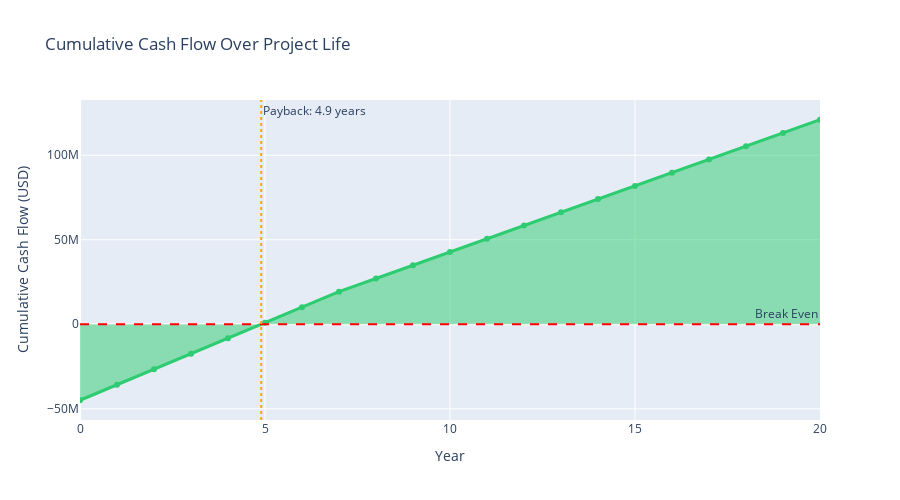

Notebook code for this chart:
### Code cell
def calculate_project_npv(capex, annual_revenue, annual_variable_costs, 
                          discount_rate, project_life, 
                          annual_fixed_costs=0, tax_rate=0.21):
    """
    Calculate NPV and IRR with more detailed cash flow model
    
    Parameters match actual thesis financial structure
    """
    
    # Year 0: Capital investment
    cash_flows = [-capex]
    
    # Years 1-20: Operating cash flows
    for year in range(1, project_life + 1):
        # Revenue
        revenue = annual_revenue
        
        # Costs
        variable_cost = annual_variable_costs
        fixed_cost = annual_fixed_costs
        
        # EBITDA
        ebitda = revenue - variable_cost - fixed_cost
        
        # Depreciation (simplified - straight line over 7 years)
        if year <= 7:
            depreciation = capex / 7
        else:
            depreciation = 0
        
        # EBIT
        ebit = ebitda - depreciation
        
        # Taxes
        taxes = max(0, ebit * tax_rate)
        
        # Net Income
        net_income = ebit - taxes
        
        # Cash Flow = Net Income + Depreciation (add back non-cash)
        cash_flow = net_income + depreciation
        
        cash_flows.append(cash_flow)
    
    # Calculate NPV
    npv_calc = npf.npv(discount_rate, cash_flows)
    
    # Calculate IRR
    try:
        irr_calc = npf.irr(cash_flows) * 100
    except:
        irr_calc = None
    
    # Simple payback
    cumulative = -capex
    payback_year = None
    for year in range(1, project_life + 1):
        cumulative += cash_flows[year]
        if cumulative >= 0 and payback_year is None:
            previous_cumulative = cumulative - cash_flows[year]  # Balance before this year
            fraction_of_year = abs(previous_cumulative) / cash_flows[year]
            payback_year = year - 1 + fraction_of_year
            break
    
    return {
        'NPV': npv_calc,
        'IRR': irr_calc,
        'Payback': payback_year,
        'Cash Flows': cash_flows
    }

# Calculate with actual numbers
results = calculate_project_npv(
    capex=capex,
    annual_revenue=total_revenue,
    annual_variable_costs=variable_opex,
    discount_rate=discount_rate,
    project_life=int(plant_lifetime),
    annual_fixed_costs=fixed_opex,
    tax_rate=0.21
)

print("="*80)
print("PROJECT FINANCIAL ANALYSIS")
print("="*80)
print(f"\n💰 Net Present Value:")
print(f"   NPV (15% discount):    ${results['NPV']/1e6:>8.2f} million")

print(f"\n📈 Internal Rate of Return:")
print(f"   Calculated IRR:        {results['IRR']:>8.2f}%")

print(f"\n⏱️ Payback Period:")
if results['Payback'] is None:
    print( f"   Calculated:         {'Never':>8} (doesn't pay back within {plant_lifetime} years)")
else:
    print(f"   Calculated:            {results['Payback']:>8.1f} years")

# Visualize cumulative cash flow
years = list(range(0, int(plant_lifetime) + 1))
cumulative_cf = [results['Cash Flows'][0]]  # Start with -CapEx

for i in range(1, len(results['Cash Flows'])):
    cumulative_cf.append(cumulative_cf[-1] + results['Cash Flows'][i])

fig = go.Figure()

fig.add_trace(go.Scatter(
    x=years,
    y=cumulative_cf,
    mode='lines+markers',
    name='Cumulative Cash Flow',
    fill='tozeroy',
    line=dict(width=3, color='#2ecc71'),
    marker=dict(size=6)
))

fig.add_hline(y=0, line_dash="dash", line_color="red", annotation_text="Break Even")

# Mark payback point
if results['Payback']:
    fig.add_vline(x=results['Payback'], line_dash="dot", line_color="orange",
                  annotation_text=f"Payback: {results['Payback']:.1f} years")

fig.update_layout(
    title='Cumulative Cash Flow Over Project Life',
    xaxis_title='Year',
    yaxis_title='Cumulative Cash Flow (USD)',
    hovermode='x unified',
    height=500
)

fig.show()

print(f"\n🎯 Investment Attractiveness:")
if results['NPV'] > 0:
    print(f"   ✅ Positive NPV: Project creates value")
if results['IRR'] and results['IRR'] > discount_rate * 100:
    print(f"   ✅ IRR ({results['IRR']:.1f}%) exceeds discount rate ({discount_rate*100}%)")
if results['Payback'] and results['Payback'] < 5:
    print(f"   ✅ Fast payback: {results['Payback']:.1f} years is excellent for chemical industry")

### Figure 1 — Plotly figure (JSON) as saved in the notebook; plotly's stock layout.template omitted (floating-point values rounded to 4 significant figures)
{"data": [{"fill": "tozeroy", "line": {"color": "#2ecc71", "width": 3}, "marker": {"size": 6}, "mode": "lines+markers", "name": "Cumulative Cash Flow", "type": "scatter", "x": [0, 1, 2, 3, 4, 5, 6, 7, 8, 9, 10, 11, 12, 13, 14, 15, 16, 17, 18, 19, 20], "y": [-44940000, -35770000.0, -26590000.0, -17420000.0, -8244000.0, 929900.0, 10100000.0, 19280000.0, 27100000.0, 34930000.0, 42760000.0, 50580000.0, 58410000.0, 66230000.0, 74060000.0, 81880000.0, 89710000.0, 97540000.0, 105400000.0, 113200000.0, 121000000.0]}], "layout": {"annotations": [{"showarrow": false, "text": "Break Even", "x": 1, "xanchor": "right", "xref": "x domain", "y": 0, "yanchor": "bottom", "yref": "y"}, {"showarrow": false, "text": "Payback: 4.9 years", "x": 4.899, "xanchor": "left", "xref": "x", "y": 1, "yanchor": "top", "yref": "y domain"}], "height": 500, "hovermode": "x unified", "shapes": [{"line": {"color": "red", "dash": "dash"}, "type": "line", "x0": 0, "x1": 1, "xref": "x domain", "y0": 0, "y1": 0, "yref": "y"}, {"line": {"color": "orange", "dash": "dot"}, "type": "line", "x0": 4.899, "x1": 4.899, "xref": "x", "y0": 0, "y1": 1, "yref": "y domain"}], "title": {"text": "Cumulative Cash Flow Over Project Life"}, "xaxis": {"title": {"text": "Year"}}, "yaxis": {"title": {"text": "Cumulative Cash Flow (USD)"}}}}
